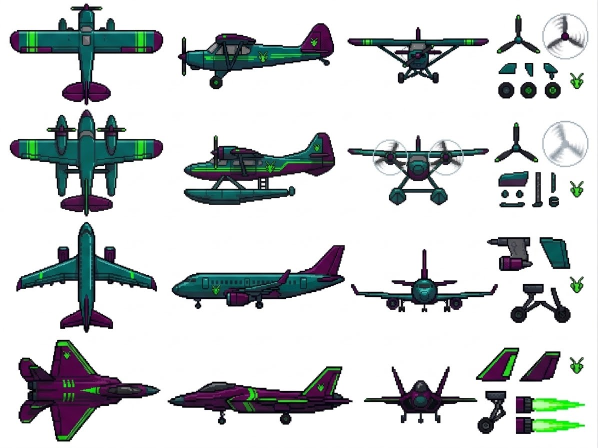
#> input picture assets/source/aircraft_mantis_sheet.jpg, 1195 x 896 px (shown at 1/2 size)
$ python -i cards.py   (imports and definitions only)
#> lines starting #> are read from the running program, lines starting #| are printed output that depends on the picture
#!/usr/bin/env python3
"""Mantis Air: the aircraft as sprite cards (src/art_cards.h).

Each aircraft is its sprite sheet views, kept as pixel art: top, side, front and (where drawn) rear. The game mounts
each on a flat card in the aircraft's own frame (top on the wing plane, side on the centre plane, front/rear across
the body) and draws the card the camera faces most squarely, projected with the aircraft's attitude, cross-fading
near 45 degrees. Nothing is reconstructed, so the art is never mangled; the views are only made to agree in size:

  * length and span from the top view; one height for side, front and rear (the generated views disagree on
    height: the geometric mean of what the side and front views say)
  * each view cut out of its sheet (background flood-filled away, strays erased), quantised to its family's
    15-colour palette (index 0 is transparent), and downscaled to its card size by a vote that keeps the
    one-pixel outlines; plus half and quarter sizes for distance

  cards.py <assets/source> <src/art_cards.h> [preview.png]
"""
import os, sys, numpy as np
from PIL import Image
from scipy import ndimage

SHEETS = {'mantis': 'aircraft_mantis_sheet.jpg', 'npc': 'aircraft_npc_bogey_sheet.jpg'}
# The props are drawn turning (the parts column's prop and blur-disc sprites), so the views' static props are taken
# out (measured on the ruled views, cut-out pixels):
#   unprop: (view, box, keep boxes) - erase what's in the box but not in a keep box (the nacelles, spinner, cowl)
#   undisc: (view, cx, cy, r, keep_r) - erase a blur disc's greys and blades, keeping its hub and the livery
#   Where a blade crossed the wing or cabin, the gap takes the neighbouring colour.
#   props: each prop's hub (top-view row, top-view column, end-view row, radius in end-view columns), its sprites
CUB_PROPS = dict(
    unprop=[('top', (112, 0, 194, 15), [(142, 0, 163, 16)]), ('side', (4, 18, 18, 112), [(0, 57, 18, 75)])],
    props=[(7, 152, 60, 37)], prop_sprites=((988, 26, 1082, 112), (1083, 22, 1180, 120)))
BEAVER_PROPS = dict(
    unprop=[('top', (68, 33, 140, 47), [(90, 0, 118, 214)]), ('top', (168, 33, 238, 47), [(190, 0, 218, 214)]),
            ('side', (54, 0, 69, 80), [])],
    undisc=[('front', 88, 45, 41, 9), ('front', 197, 45, 41, 9)],
    props=[(40, 103, 45, 38), (40, 203, 45, 38)], prop_sprites=((986, 240, 1082, 330), (1081, 236, 1180, 334)))
# Until its rear view is drawn, the Beaver's is built from its front view (props out, mirrored): the cockpit's face
# repainted in the tail's own colours (from the side view), a tail cone, and the parts column's tailplane across it.
BEAVER_REAR_STANDIN = dict(face=(141, 62, 25, 29), face_top_from=('side', 250, 52), face_bot_from=('side', 250, 76),
                           cone=(141, 60, 5), tailplane=((993, 341, 1064, 374), 93, 189, 41, 51))
# The afterburners: the parts column's flame (base at the nozzle) and its end-on glow (the bogey's ring; for the
# Fighter one is made from its flame's colours); nozzles on the rear view (column, row), the flame's length / length
# The Fighter's separate parts put on: its far fin (the shaded fin part) just behind the near one in the side view,
# and its two nozzles' ends in the rear view (where the afterburners come out)
FIGHTER_PARTS = dict(far_fin=((1040, 700, 1122, 764), 262, 0, 337, 56), nozzle_ends=[(106, 67, 6), (121, 67, 6)])
FIGHTER_FLAME = dict(flame_sprite=(1066, 789, 1173, 827), flame_flip=False, glow_sprite=None,
                     nozzles=[(106, 67), (121, 67)], flame_len=0.30)
BOGEY_FLAME = dict(flame_sprite=(911, 691, 1109, 769), flame_flip=True, glow_sprite=(1126, 704, 1179, 756),
                   nozzles=[(106, 66), (121, 66)], flame_len=0.34)
# emissive colours the flames are drawn in (they glow; the sun doesn't shade them): the palette's fixed entries
EMISSIVE = [('P_HUD_W', (242, 246, 250)), ('P_FIREFLY', (225, 255, 130)), ('P_HUD_G', (120, 255, 120)), ('P_HUD_A', (255, 190, 50)),
            ('P_AMBER', (255, 170, 40)), ('P_HUD_R', (255, 70, 60)), ('P_TAIL', (255, 40, 40)), ('P_TAIL_D', (120, 16, 24))]
# crops on the sheets (x0, y0, x1, y1). The sheets' columns: top, side, REAR, parts; but the Cubs' and the Beavers'
# third column is a FRONT view (their rears are separate files: cub_rear.jpg, beaver_rear.jpg). 'third' says which.
# top_rot: the top view drawn nose-right; erase: strays (cut-out pixels); gear: the retracting gear's boxes in each
# view's cut-out pixels (hidden when it's up)
PLANES = [
    dict(name='cub', sheet='mantis', top=(15, 3, 331, 214), side=(351, 40, 675, 186), front=(689, 48, 984, 174), third='front', rear='cub_rear.jpg',
         **CUB_PROPS),
    dict(name='beaver', sheet='mantis', top=(15, 214, 331, 438), side=(361, 258, 677, 417), front=(689, 264, 984, 418), third='front',
         rear='beaver_rear.jpg', rear_standin=BEAVER_REAR_STANDIN, **BEAVER_PROPS),
    dict(name='jet', sheet='mantis', top=(26, 437, 320, 672), side=(337, 484, 696, 624), front=(696, 492, 1002, 631),
         gear=dict(side=[(40, 104, 64, 129), (160, 104, 190, 129)], rear=[(136, 110, 158, 128), (88, 108, 112, 128), (182, 108, 206, 128)])),
    dict(name='fighter', sheet='mantis', top=(31, 673, 327, 889), side=(329, 726, 712, 856), front=(722, 727, 961, 854), top_rot=1,
         gear=dict(side=[(96, 90, 120, 117), (220, 90, 250, 117)], rear=[(66, 92, 90, 115), (102, 92, 124, 115), (136, 92, 160, 115)]),
         **FIGHTER_FLAME, parts=FIGHTER_PARTS),
    dict(name='npc_cub', sheet='npc', top=(15, 3, 331, 214), side=(351, 40, 675, 186), front=(689, 48, 984, 174), third='front', **CUB_PROPS),
    dict(name='npc_beaver', sheet='npc', top=(15, 214, 331, 438), side=(361, 258, 677, 417), front=(689, 264, 984, 418), third='front',
         rear_standin=BEAVER_REAR_STANDIN, **BEAVER_PROPS),
    dict(name='npc_jet', sheet='npc', top=(26, 437, 320, 672), side=(337, 484, 696, 624), front=(696, 492, 1002, 631),
         erase=[('rear', (278, 0, 310, 95))]),
    dict(name='npc_fighter', sheet='npc', top=(31, 673, 327, 889), side=(329, 726, 712, 856), front=(722, 727, 961, 854), top_rot=1,
         erase=[('rear', (172, 0, 240, 32))], **BOGEY_FLAME, parts=dict(nozzle_ends=[(106, 66, 6), (121, 66, 6)])),
]
CARD_MAX = 120          # the largest card's long side, texels (the plane is ~60-120 px wide on screen up close)

# [16 lines left out: function cutout, not called in this run]

def trim(a, m):
    ys, xs = np.nonzero(m)
    return a[ys.min():ys.max() + 1, xs.min():xs.max() + 1], m[ys.min():ys.max() + 1, xs.min():xs.max() + 1], (xs.min(), ys.min())

# [8 lines left out: function kmeans, not called in this run]

def nearest(rgb, pal):
    return ((rgb[..., None, :].astype(np.float64) - pal[None, None]) ** 2).sum(-1).argmin(-1)

# [16 lines left out: function downscale, not called in this run]

def load_views(src, p):
    sheet = Image.open(os.path.join(src, SHEETS[p['sheet']]))
    v = {}
    third = p.get('third', 'rear')                       # (the sheet's third column: rear, or the Cubs' front)
    for k, box in (('top', p['top']), ('side', p['side']), (third, p['front'])):
        a, m = cutout(sheet, box)
        if k == 'top' and p.get('top_rot'): a = np.rot90(a, 1); m = np.rot90(m, 1)
        v[k] = [a, m]
    if isinstance(p.get('rear'), str) and os.path.exists(os.path.join(src, p['rear'])):   # (a separate rear view, once drawn)
        r = Image.open(os.path.join(src, p['rear'])); a, m = cutout(r, (0, 0) + r.size); v['rear'] = [a, m]
    for (k, (x0, y0, x1, y1)) in p.get('erase', []): v[k][1][y0:y1, x0:x1] = False

    for k in list(v):
        a, m, org = trim(*v[k]); v[k] = [a, m, org]
    # (in the trimmed cut-out's pixels, as the ruled views measure them)
    # the static props out (see CUB_PROPS): erased, and the gaps they leave across the body filled from beside them
    gone = {k: np.zeros(v[k][1].shape, bool) for k in v}
    for (k, (x0, y0, x1, y1), keeps) in p.get('unprop', []):
        e = np.zeros_like(gone[k]); e[y0:y1, x0:x1] = True
        for (a0, b0, a1, b1) in keeps: e[b0:b1, a0:a1] = False
        gone[k] |= e & v[k][1]
    for (k, cx, cy, r, keep) in p.get('undisc', []):
        a_, m_, _ = v[k]
        yy, xx = np.mgrid[0:m_.shape[0], 0:m_.shape[1]]
        d2 = (xx - cx) ** 2 + (yy - cy) ** 2
        grey = ((a_.max(2) - a_.min(2)) < 30) & (a_.mean(2) > 40)          # blades and blur: greys, not the livery
        gone[k] |= m_ & grey & (d2 <= r * r) & (d2 > keep * keep)
    for k in v:
        if not gone[k].any(): continue
        a_, m_, org_ = v[k]
        keepm = m_ & ~gone[k]
        # a gap inside the body: body on both sides of it along its row or its column (within 32 px)
        # [6 lines left out: function bridged, not called in this run]
        hb = bridged(keepm, 1) & gone[k]; vb = bridged(keepm, 0) & gone[k] & ~hb
        body = hb | vb
        # filled along the stroke's crossing: a vertical blade's gap from the same row (stripes run straight through),
        # a horizontal bar's from the same column
        a_ = a_.copy()
        H_, W_ = keepm.shape
        for y, x in zip(*np.nonzero(hb)):
            row = np.nonzero(keepm[y])[0]
            l = row[row < x]; r = row[row > x]
            src_x = l[-1] if len(l) and (not len(r) or x - l[-1] <= r[0] - x) else r[0]
            a_[y, x] = a_[y, src_x]
        for y, x in zip(*np.nonzero(vb)):
            col = np.nonzero(keepm[:, x])[0]
            u = col[col < y]; d = col[col > y]
            src_y = u[-1] if len(u) and (not len(d) or y - u[-1] <= d[0] - y) else d[0]
            a_[y, x] = a_[src_y, x]
        v[k] = [a_, keepm | body, org_]
    pp = p.get('parts') or {}
    if pp.get('far_fin') and 'side' in v:                # (behind: only where the side view is empty)
        box, x0, y0, x1, y1 = pp['far_fin']
        sheet = Image.open(os.path.join(src, SHEETS[p['sheet']]))
        fa, fmk = cutout(sheet, box); fa, fmk, _ = trim(fa, fmk)
        w_, h_ = x1 - x0, y1 - y0
        fi = np.asarray(Image.fromarray(fa.astype(np.uint8)).resize((w_, h_), Image.NEAREST)).astype(np.int32)
        fm = np.asarray(Image.fromarray((fmk * 255).astype(np.uint8)).resize((w_, h_), Image.NEAREST)) > 127
        a_, m_, o_ = v['side']; a_ = a_.copy(); m_ = m_.copy()
        reg = a_[y0:y1, x0:x1]; rm = m_[y0:y1, x0:x1]; put = fm & ~rm
        reg[put] = fi[put]; rm[put] = True
        v['side'] = [a_, m_, o_]
    if pp.get('nozzle_ends') and 'rear' in v:            # dark rim, grey liner, black throat
        a_, m_, o_ = v['rear']; a_ = a_.copy(); m_ = m_.copy()
        yy, xx = np.mgrid[0:m_.shape[0], 0:m_.shape[1]]
        for (nx, ny, r) in pp['nozzle_ends']:
            d = np.hypot(xx - nx, yy - ny)
            a_[d <= r] = (36, 16, 40); a_[d <= r - 1.5] = (84, 86, 96); a_[d <= r - 3] = (16, 14, 20); m_[d <= r] = True
        v['rear'] = [a_, m_, o_]
    if 'rear' not in v and p.get('rear_standin') and 'front' in v:
        v['rear'] = list(rear_standin(src, p, v))
    for k in v: v[k][0] = bake_light(v[k][0], v[k][1], k)
    return {k: tuple(x) for k, x in v.items()}

# The sheets are drawn lit from above, with deep shading underneath; in the game the renderer's sun shades the aircraft
# again on top of that. So the textures are evened out here, once, in the sheets themselves (the cards and the models
# both take them from here; the renderer is unchanged):
#   a lift: a gamma on every colour, the dark end most;
#   a big soft cyan light from below: on the side, front and rear views, strongest at the bottom of each column of the
#   drawing and fading to nothing at its top (the top view looks down on the upper surfaces: the lift only).
BAKE_LIFT = 0.80                       # gamma; 1 = as drawn
BAKE_FILL = 0.55                       # the fill at the very bottom: +55% there
BAKE_TINT = np.array([0.55, 0.95, 1.0])
# [40 lines left out: functions bake_light, rear_standin, not called in this run]

def family_palettes(src, views=None):
    """Each family's palette: 15 colours by k-means over all its views (index 0: transparent). Deterministic, so
    the cards and the meshes share it."""
    if views is None: views = {p['name']: load_views(src, p) for p in PLANES}
    pals = {}
    for fam in SHEETS:
        px = np.concatenate([a[m] for p in PLANES if p['sheet'] == fam for (a, m, _) in views[p['name']].values()])
        px = px[np.random.default_rng(0).choice(len(px), min(60000, len(px)), replace=False)].astype(np.float64)
        c = kmeans(px, 15); c = c[np.argsort(c @ [0.3, 0.59, 0.11])]
        pals[fam] = np.vstack([[0, 0, 0], c])
    return pals

# [150 lines left out: function main, not called in this run]

# [2 lines not run here, left out]

>>> import cv2
>>> picture = cv2.imread('../../assets/source/aircraft_mantis_sheet.jpg', cv2.IMREAD_GRAYSCALE)
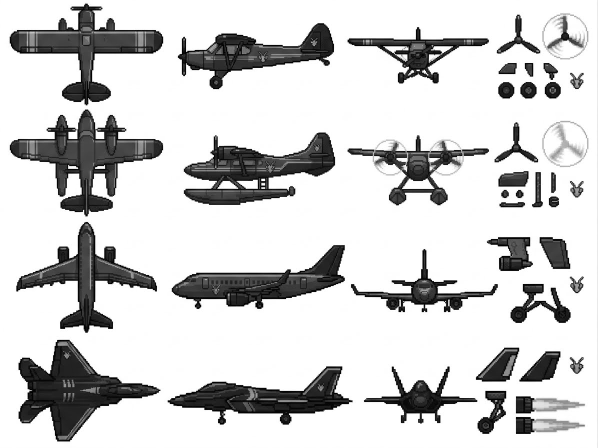
#> picture: shape (896, 1195) (shown at 1/2 size); min 0, max 255, mean 207.8
#> (the run stopped early here; a loop or call above may not have finished)

$ run again, on assets/source/airfield_props_angles.jpg
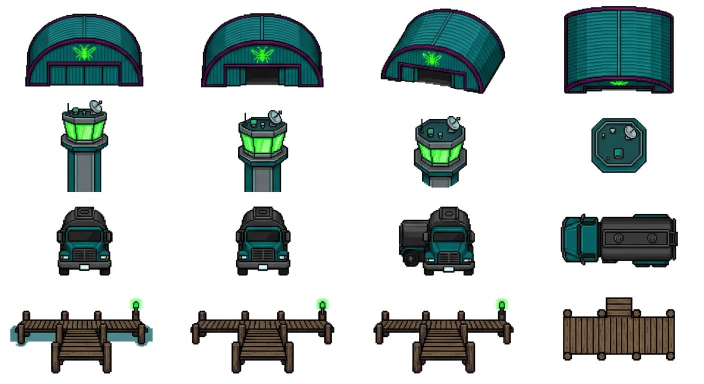
#> input picture assets/source/airfield_props_angles.jpg, 1408 x 768 px (shown at 1/2 size)
#> `picture = cv2.imread('../../assets/source/aircraft_mantis_sheet.jpg', ..`:
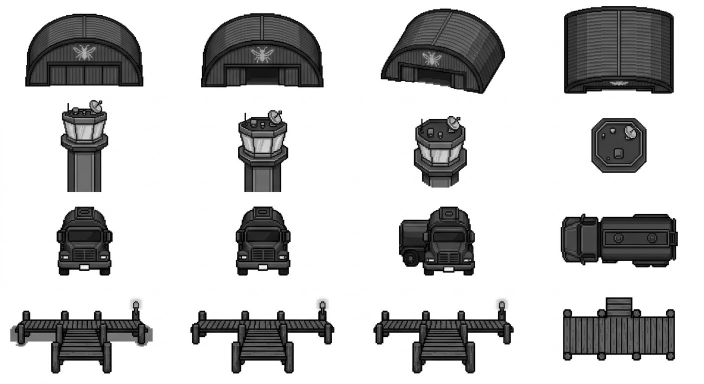
#> picture: shape (768, 1408) (shown at 1/2 size); min 0, max 255, mean 197.9
